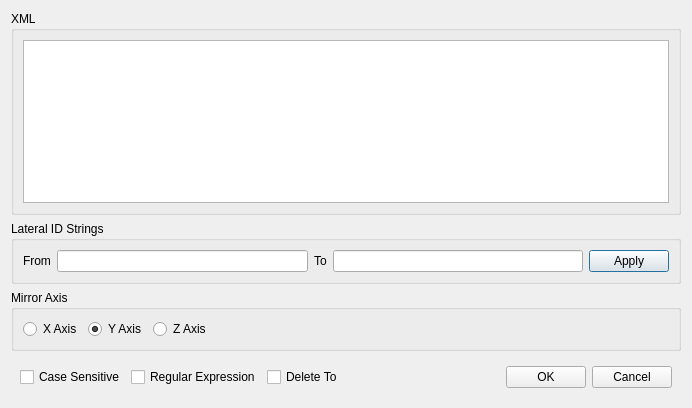
<?xml version="1.0" encoding="UTF-8"?>
<ui version="4.0">
 <class>DialogCreateMirrorElements</class>
 <widget class="QDialog" name="DialogCreateMirrorElements">
  <property name="geometry">
   <rect>
    <x>0</x>
    <y>0</y>
    <width>692</width>
    <height>408</height>
   </rect>
  </property>
  <property name="windowTitle">
   <string>Dialog</string>
  </property>
  <layout class="QGridLayout" name="gridLayout_5">
   <item row="0" column="0">
    <widget class="QGroupBox" name="groupBox_2">
     <property name="title">
      <string>XML</string>
     </property>
     <layout class="QGridLayout" name="gridLayout_3">
      <item row="0" column="0">
       <widget class="QPlainTextEdit" name="plainTextEdit">
        <property name="toolTip">
         <string>This is the underlying XML of the model.</string>
        </property>
        <property name="readOnly">
         <bool>true</bool>
        </property>
       </widget>
      </item>
     </layout>
    </widget>
   </item>
   <item row="1" column="0">
    <widget class="QGroupBox" name="groupBox">
     <property name="title">
      <string>Lateral ID Strings</string>
     </property>
     <layout class="QGridLayout" name="gridLayout">
      <item row="0" column="1">
       <widget class="QLineEdit" name="lineEditFrom">
        <property name="toolTip">
         <string>The source ID string. Typically &quot;left&quot; or &quot;right&quot;.</string>
        </property>
       </widget>
      </item>
      <item row="0" column="2">
       <widget class="QLabel" name="label_2">
        <property name="text">
         <string>To</string>
        </property>
       </widget>
      </item>
      <item row="0" column="0">
       <widget class="QLabel" name="label">
        <property name="text">
         <string>From</string>
        </property>
       </widget>
      </item>
      <item row="0" column="3">
       <widget class="QLineEdit" name="lineEditTo">
        <property name="toolTip">
         <string>The destination ID string. Typically &quot;right&quot; or &quot;left&quot;.</string>
        </property>
       </widget>
      </item>
      <item row="0" column="4">
       <widget class="QPushButton" name="pushButtonApply">
        <property name="text">
         <string>Apply</string>
        </property>
       </widget>
      </item>
     </layout>
    </widget>
   </item>
   <item row="2" column="0">
    <widget class="QGroupBox" name="groupBox_3">
     <property name="title">
      <string>Mirror Axis</string>
     </property>
     <layout class="QGridLayout" name="gridLayout_4">
      <item row="0" column="0">
       <widget class="QRadioButton" name="radioButtonX">
        <property name="text">
         <string>X Axis</string>
        </property>
       </widget>
      </item>
      <item row="0" column="1">
       <widget class="QRadioButton" name="radioButtonY">
        <property name="text">
         <string>Y Axis</string>
        </property>
        <property name="checked">
         <bool>true</bool>
        </property>
       </widget>
      </item>
      <item row="0" column="2">
       <widget class="QRadioButton" name="radioButtonZ">
        <property name="text">
         <string>Z Axis</string>
        </property>
       </widget>
      </item>
      <item row="0" column="3">
       <spacer name="horizontalSpacer_2">
        <property name="orientation">
         <enum>Qt::Horizontal</enum>
        </property>
        <property name="sizeHint" stdset="0">
         <size>
          <width>483</width>
          <height>20</height>
         </size>
        </property>
       </spacer>
      </item>
     </layout>
    </widget>
   </item>
   <item row="3" column="0">
    <widget class="QWidget" name="widget" native="true">
     <layout class="QGridLayout" name="gridLayout_2">
      <item row="0" column="1">
       <widget class="QCheckBox" name="checkBoxRegularExpression">
        <property name="text">
         <string>Regular Expression</string>
        </property>
       </widget>
      </item>
      <item row="0" column="5">
       <widget class="QPushButton" name="pushButtonCancel">
        <property name="text">
         <string>Cancel</string>
        </property>
       </widget>
      </item>
      <item row="0" column="0">
       <widget class="QCheckBox" name="checkBoxCaseSensitive">
        <property name="text">
         <string>Case Sensitive</string>
        </property>
       </widget>
      </item>
      <item row="0" column="4">
       <widget class="QPushButton" name="pushButtonOK">
        <property name="text">
         <string>OK</string>
        </property>
       </widget>
      </item>
      <item row="0" column="3">
       <spacer name="horizontalSpacer">
        <property name="orientation">
         <enum>Qt::Horizontal</enum>
        </property>
        <property name="sizeHint" stdset="0">
         <size>
          <width>40</width>
          <height>20</height>
         </size>
        </property>
       </spacer>
      </item>
      <item row="0" column="2">
       <widget class="QCheckBox" name="checkBoxDeleteTo">
        <property name="text">
         <string>Delete To</string>
        </property>
       </widget>
      </item>
     </layout>
    </widget>
   </item>
  </layout>
 </widget>
 <resources/>
 <connections/>
</ui>
